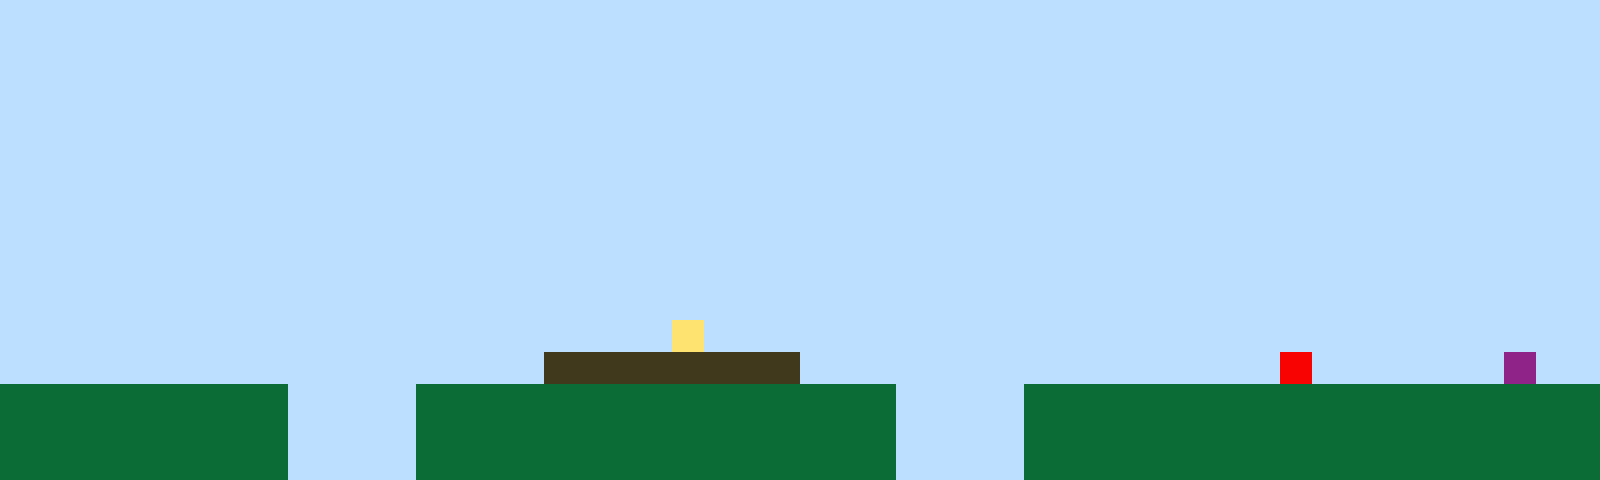

This is a level from a 2D game, rendered from its Tiled map with the project's own tilesets. A one-line summary and the complete map file follow:
An orthogonal 50x15 tile map with 32x32 px tiles, 1 tile layer (Tile Layer 1).

<map version="1.10" tiledversion="1.11.2" orientation="orthogonal" renderorder="right-up" width="50" height="15" tilewidth="32" tileheight="32" infinite="0" nextlayerid="2" nextobjectid="1"><editorsettings><export target="map1.csv" format="csv" /></editorsettings><tileset firstgid="1" name="sprites" tilewidth="32" tileheight="32" tilecount="6" columns="3"><image source="sprites.png" width="96" height="64" /></tileset><layer id="1" name="Tile Layer 1" width="50" height="15"><data encoding="csv">1,1,1,1,1,1,1,1,1,1,1,1,1,1,1,1,1,1,1,1,1,1,1,1,1,1,1,1,1,1,1,1,1,1,1,1,1,1,1,1,1,1,1,1,1,1,1,1,1,1,1,1,1,1,1,1,1,1,1,1,1,1,1,1,1,1,1,1,1,1,1,1,1,1,1,1,1,1,1,1,1,1,1,1,1,1,1,1,1,1,1,1,1,1,1,1,1,1,1,1,1,1,1,1,1,1,1,1,1,1,1,1,1,1,1,1,1,1,1,1,1,1,1,1,1,1,1,1,1,1,1,1,1,1,1,1,1,1,1,1,1,1,1,1,1,1,1,1,1,1,1,1,1,1,1,1,1,1,1,1,1,1,1,1,1,1,1,1,1,1,1,1,1,1,1,1,1,1,1,1,1,1,1,1,1,1,1,1,1,1,1,1,1,1,1,1,1,1,1,1,1,1,1,1,1,1,1,1,1,1,1,1,1,1,1,1,1,1,1,1,1,1,1,1,1,1,1,1,1,1,1,1,1,1,1,1,1,1,1,1,1,1,1,1,1,1,1,1,1,1,1,1,1,1,1,1,1,1,1,1,1,1,1,1,1,1,1,1,1,1,1,1,1,1,1,1,1,1,1,1,1,1,1,1,1,1,1,1,1,1,1,1,1,1,1,1,1,1,1,1,1,1,1,1,1,1,1,1,1,1,1,1,1,1,1,1,1,1,1,1,1,1,1,1,1,1,1,1,1,1,1,1,1,1,1,1,1,1,1,1,1,1,1,1,1,1,1,1,1,1,1,1,1,1,1,1,1,1,1,1,1,1,1,1,1,1,1,1,1,1,1,1,1,1,1,1,1,1,1,1,1,1,1,1,1,1,1,1,1,1,1,1,1,1,1,1,1,1,1,1,1,1,1,1,1,1,1,1,1,1,1,1,1,1,1,1,1,1,1,1,1,1,1,1,1,1,1,1,1,1,1,1,1,1,1,1,1,1,1,1,1,1,1,1,1,1,1,1,1,1,1,1,1,1,1,1,1,1,1,1,1,1,1,1,1,1,1,1,1,1,1,1,1,1,1,1,1,1,1,1,1,1,1,1,1,1,1,1,1,1,1,1,1,1,1,1,1,1,1,1,1,1,1,1,1,1,1,1,1,1,1,1,1,1,1,1,1,1,1,1,1,4,1,1,1,1,1,1,1,1,1,1,1,1,1,1,1,1,1,1,1,1,1,1,1,1,1,1,1,1,1,1,1,1,1,1,1,1,1,1,1,1,1,1,1,1,1,3,3,3,3,3,3,3,3,1,1,1,1,1,1,1,1,1,1,1,1,1,1,1,5,1,1,1,1,1,1,6,1,1,2,2,2,2,2,2,2,2,2,1,1,1,1,2,2,2,2,2,2,2,2,2,2,2,2,2,2,2,1,1,1,1,2,2,2,2,2,2,2,2,2,2,2,2,2,2,2,2,2,2,2,2,2,2,2,2,2,2,2,1,1,1,1,2,2,2,2,2,2,2,2,2,2,2,2,2,2,2,1,1,1,1,2,2,2,2,2,2,2,2,2,2,2,2,2,2,2,2,2,2,2,2,2,2,2,2,2,2,2,1,1,1,1,2,2,2,2,2,2,2,2,2,2,2,2,2,2,2,1,1,1,1,2,2,2,2,2,2,2,2,2,2,2,2,2,2,2,2,2,2</data></layer></map>
